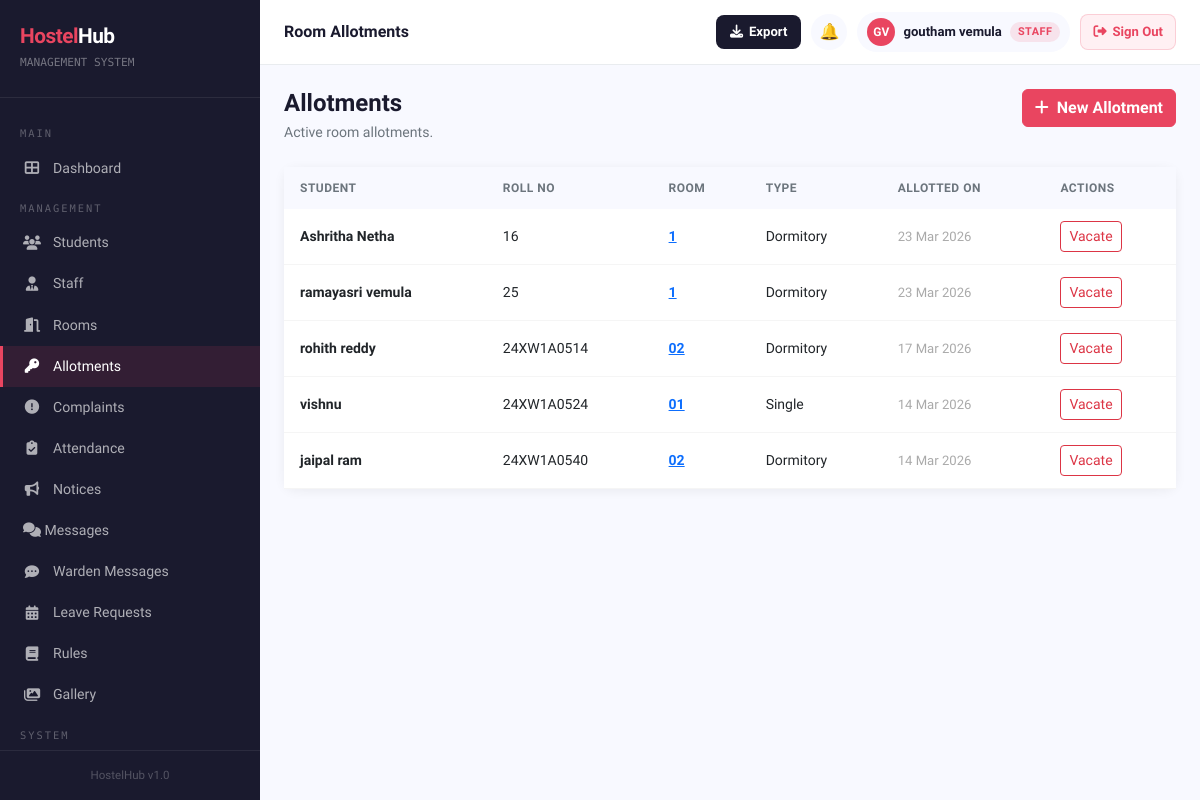
/allotments/ (signed in), run on the app's committed database.
### hostelapp/models.py (models this page shows, shortened)
class RoomAllotment(models.Model):
    student        = models.ForeignKey(StudentProfile, on_delete=models.CASCADE, related_name='allotments')
    room           = models.ForeignKey(Room, on_delete=models.CASCADE, related_name='allotments')
    allotment_date = models.DateField(auto_now_add=True)
    vacating_date  = models.DateField(null=True, blank=True)
    is_active      = models.BooleanField(default=True)
    remarks        = models.TextField(blank=True)

class StudentProfile(models.Model):
    GENDER_CHOICES = [('M', 'Male'), ('F', 'Female'), ('O', 'Other')]
    user        = models.OneToOneField(User, on_delete=models.CASCADE, related_name='student_profile')
    roll_number = models.CharField(max_length=20, unique=True)
    block       = models.ForeignKey(
        HostelBlock,
        on_delete=models.SET_NULL,
        null=True, blank=True,
        related_name='students'
    )
    hostel_type = models.CharField(
        max_length=10,
        choices=[('boys', 'Boys Hostel'), ('girls', 'Girls Hostel')],
        default='boys'
    )
    phone          = models.CharField(max_length=10)
    gender         = models.CharField(max_length=1, choices=GENDER_CHOICES)
    address        = models.TextField()
    guardian_name  = models.CharField(max_length=100)
    guardian_phone = models.CharField(max_length=10)
    course         = models.CharField(max_length=100)
    year_of_study  = models.PositiveIntegerField(default=1)
    profile_photo  = models.ImageField(upload_to='students/', blank=True, null=True)
    created_at     = models.DateTimeField(auto_now_add=True)

class Room(models.Model):
    ROOM_TYPE_CHOICES = [
        ('single', 'Single'),
        ('double', 'Double'),
        ('triple', 'Triple'),
        ('dormitory', 'Dormitory'),
    ]
    STATUS_CHOICES = [
        ('available', 'Available'),
        ('full', 'Full'),
        ('maintenance', 'Under Maintenance'),
    ]
    block       = models.ForeignKey(
        HostelBlock,
        on_delete=models.SET_NULL,
        null=True, blank=True,
        related_name='rooms'
    )
    room_number  = models.CharField(max_length=20, unique=True)
    floor        = models.PositiveIntegerField()
    room_type    = models.CharField(max_length=20, choices=ROOM_TYPE_CHOICES)
    capacity     = models.PositiveIntegerField()
    monthly_fee  = models.DecimalField(max_digits=8, decimal_places=2)
    status       = models.CharField(max_length=20, choices=STATUS_CHOICES, default='available')
    amenities    = models.TextField(blank=True, help_text="Comma separated amenities e.g. WiFi, AC")
    description  = models.TextField(blank=True)

### hostelapp/views.py (the view)
# urls.py: path('allotments/', views.allotment_list, name='allotment_list'),
@login_required
@user_passes_test(can_manage_allotments)
def allotment_list(request):
    if is_warden(request.user):
        warden_block = HostelBlock.objects.filter(warden=request.user, is_active=True).first()
        if warden_block:
            allotments = RoomAllotment.objects.filter(
                is_active=True,
                student__block=warden_block
            ).select_related('student__user', 'room').order_by('-allotment_date')
        else:
            allotments = RoomAllotment.objects.none()
    else:
        allotments = RoomAllotment.objects.filter(is_active=True).select_related('student__user', 'room').order_by('-allotment_date')
    return render(request, 'hostelapp/allotment_list.html', {'allotments': allotments})

### hostelapp/templates/hostelapp/allotment_list.html (shortened to what this page needs)
{% extends 'hostelapp/base.html' %}
{% block page_title %}Room Allotments
{% endblock %}
{% block content %}
<div class="page-header d-flex justify-content-between align-items-start">
    <div><h2>Allotments</h2><p>Active room allotments.</p></div>
    <a href="{% url 'allotment_add' %}" class="btn btn-primary"><i class="fas fa-plus me-2"></i>New Allotment</a>
</div>
<div class="card">
    <div class="card-body p-0">
        <div style="overflow-x:auto;"><table class="table mb-0">
            <thead>
                <tr><th>Student</th><th>Roll No</th><th>Room</th><th>Type</th><th>Allotted On</th><th>Actions</th></tr>
            </thead>
            <tbody>
                {% for a in allotments %}
                <tr>
                    <td><strong>{{ a.student.user.get_full_name }}</strong></td>
                    <td>{{ a.student.roll_number }}</td>
                    <td><a href="{% url 'room_detail' a.room.pk %}"><strong>{{ a.room.room_number }}</strong></a></td>
                    <td>{{ a.room.get_room_type_display }}</td>
                    <td style="font-size:0.82rem;color:#aaa;">{{ a.allotment_date|date:"d M Y" }}</td>
                    <td>
                        <form method="post" action="{% url 'allotment_vacate' a.pk %}" style="display:inline;" onsubmit="return confirm('Vacate room for {{ a.student.user.get_full_name }}?')">
                            <button class="btn btn-sm btn-outline-danger">Vacate</button>
                        </form>
                    </td>
                </tr>
                {% empty %}
                <tr><td colspan="6" class="text-center py-4 text-muted">No active allotments.</td></tr>
                {% endfor %}
            </tbody>
        </table></div></div>
</div>
{% endblock %}

### hostelapp/templates/hostelapp/base.html (shortened to what this page needs)
<!DOCTYPE html>
<html lang="en">
<head>
    <link href="https://cdn.jsdelivr.net/npm/bootstrap@5.3.0/dist/css/bootstrap.min.css" rel="stylesheet">
    <link href="https://cdnjs.cloudflare.com/ajax/libs/font-awesome/6.4.0/css/all.min.css" rel="stylesheet">
</head>
<body>
{% if user.is_authenticated %}
<div class="sidebar" id="sidebar">
    <div class="sidebar-brand">
        <h4><span>Hostel</span>Hub</h4>
        <small>MANAGEMENT SYSTEM</small>
    </div>
    <nav class="sidebar-nav">
        <div class="nav-section-label">Main</div>
        <a href="{% url 'dashboard' %}" class="{% if request.resolver_match.url_name == 'dashboard' %}active{% endif %}">
            <i class="fas fa-th-large"></i> Dashboard
        </a>
        {% if user.is_staff or user.is_superuser or perms.hostelapp.change_room or perms.hostelapp.add_roomallotment or perms.hostelapp.change_complaint or perms.hostelapp.view_studentprofile %}
        {% if user.is_superuser %}
        <div class="nav-section-label">Management</div>
        <a href="{% url 'student_list' %}" class="{% if 'student' in request.resolver_match.url_name %}active{% endif %}">
            <i class="fas fa-users"></i> Students
        </a>
        <a href="{% url 'staff_list' %}" class="{% if 'staff' in request.resolver_match.url_name %}active{% endif %}">
            <i class="fas fa-user-tie"></i> Staff
        </a>
        <a href="{% url 'room_list' %}" class="{% if 'room' in request.resolver_match.url_name %}active{% endif %}">
            <i class="fas fa-door-open"></i> Rooms
        </a>
        <a href="{% url 'allotment_list' %}" class="{% if 'allotment' in request.resolver_match.url_name %}active{% endif %}">
            <i class="fas fa-key"></i> Allotments
        </a>
        <a href="{% url 'complaint_list' %}" class="{% if 'complaint' in request.resolver_match.url_name %}active{% endif %}">
            <i class="fas fa-exclamation-circle"></i> Complaints
        </a>
        <a href="{% url 'attendance_list' %}" {% if request.resolver_match.url_name == 'attendance_list' or request.resolver_match.url_name == 'attendance_report' %}class="active"{% endif %}>
            <i class="fas fa-clipboard-check"></i> Attendance
        </a>
        <a href="{% url 'notice_list' %}" class="{% if 'notice' in request.resolver_match.url_name %}active{% endif %}">
            <i class="fas fa-bullhorn"></i> Notices
        </a>
        <a href="{% url 'inbox' %}" class="{% if request.resolver_match.url_name == 'inbox' or request.resolver_match.url_name == 'chat' %}active{% endif %}" style="justify-content:space-between;">
            <span><i class="fas fa-comments"></i> Messages</span>
        </a>
        <a href="{% url 'warden_inbox' %}" class="{% if request.resolver_match.url_name == 'warden_inbox' or request.resolver_match.url_name == 'warden_chat' %}active{% endif %}">
            <i class="fas fa-comment-dots"></i> Warden Messages
        </a>
        <a href="{% url 'leave_list' %}" class="{% if 'leave' in request.resolver_match.url_name %}active{% endif %}">
            <i class="fas fa-calendar-alt"></i> Leave Requests
        </a>
        <a href="{% url 'rules_list' %}" class="{% if 'rule' in request.resolver_match.url_name %}active{% endif %}">
            <i class="fas fa-book"></i> Rules
        </a>
        <a href="{% url 'gallery' %}" class="{% if 'gallery' in request.resolver_match.url_name %}active{% endif %}">
            <i class="fas fa-images"></i> Gallery
        </a>
        <div class="nav-section-label">System</div>
        {% endif %}
        {% endif %}
    </nav>
    <div class="sidebar-footer">
        <div style="font-size:0.72rem;color:rgba(255,255,255,0.25);text-align:center;">HostelHub v1.0</div>
    </div>
</div>
<div class="main-content">
    <div class="topbar">
        <div class="topbar-left">
            <h5>{% block page_title %}Dashboard{% endblock %}</h5>
        </div>
        <div class="topbar-right">
            {% if user.is_authenticated and user.is_staff or user.is_authenticated and user.is_superuser %}
            <button class="export-topbar-btn" onclick="document.getElementById('exportModal').style.display='flex'" title="Export Data">
                <i class="fas fa-download"></i>
                <span class="btn-label">Export</span>
            </button>
            {% endif %}
            <div style="position:relative;">
                <a href="{% url 'notifications_list' %}" class="topbar-icon-btn" title="Notifications">🔔</a>
            </div>
            {% if user.is_authenticated and not user.is_staff and not user.is_superuser %}
            <a href="{% url 'profile' %}" style="text-decoration:none;">
            {% else %}
            <a href="{% url 'admin_profile' %}" style="text-decoration:none;">
            {% endif %}
                <div class="user-badge">
                    {% if user.is_authenticated and not user.is_staff and not user.is_superuser %}
                        {% with profile=user.student_profile %}
                        {% if profile.profile_photo %}
                        <img src="{{ profile.profile_photo.url }}" style="width:28px;height:28px;border-radius:50%;object-fit:cover;border:2px solid #e94560;">
                        {% else %}
                        <div class="avatar">{{ user.first_name|first|upper }}{{ user.last_name|first|upper }}</div>
                        {% endif %}
                        {% endwith %}
                    {% else %}
                    <div class="avatar">{{ user.first_name|first|upper }}{{ user.last_name|first|upper }}</div>
                    {% endif %}
                    <span class="user-name">{{ user.get_full_name|default:user.username }}</span>
                    {% if user.is_staff or user.is_superuser %}
                    <span class="badge-admin hide-mobile">Staff</span>
                    {% endif %}
                </div>
            </a>
            <form method="post" action="{% url 'logout' %}" style="margin:0;">
                <button type="submit"
                   style="display:flex;align-items:center;gap:6px;background:#fff0f3;color:#e94560;
                          padding:7px 12px;border-radius:8px;font-size:0.82rem;cursor:pointer;
                          font-weight:700;border:1.5px solid rgba(233,69,96,0.2);transition:all 0.2s;
                          flex-shrink:0;font-family:'Sora',sans-serif;"
                   onmouseover="this.style.background='#e94560';this.style.color='#fff'"
                   onmouseout="this.style.background='#fff0f3';this.style.color='#e94560'">
                    <i class="fas fa-sign-out-alt"></i>
                    <span class="signout-text">Sign Out</span>
                </button>
            </form>
        </div>
    </div>
    <div class="content-area">
        {% block content %}{% endblock %}
    </div>
</div>
{% else %}
{% block public_content %}{% endblock %}
{% endif %}
</body>
</html>

### data on the page
RoomAllotment: student.user.get_full_name "Ashritha Netha", student.roll_number "16", room.room_number "1", room.room_type "Dormitory", allotment_date "23 Mar 2026"
RoomAllotment: student.user.get_full_name "ramayasri vemula", student.roll_number "25", room.room_number "1", room.room_type "Dormitory", allotment_date "23 Mar 2026"
RoomAllotment: student.user.get_full_name "rohith reddy", student.roll_number "24XW1A0514", room.room_number "02", room.room_type "Dormitory", allotment_date "17 Mar 2026"
RoomAllotment: student.user.get_full_name "vishnu", student.roll_number "24XW1A0524", room.room_number "01", room.room_type "Single", allotment_date "14 Mar 2026"
RoomAllotment: student.user.get_full_name "jaipal ram", student.roll_number "24XW1A0540", room.room_number "02", room.room_type "Dormitory", allotment_date "14 Mar 2026"

### other printed values
{{ user.first_name|first|upper }} "G"
{{ user.last_name|first|upper }} "V"
{{ user.get_full_name|default:user.username }} "goutham vemula"
